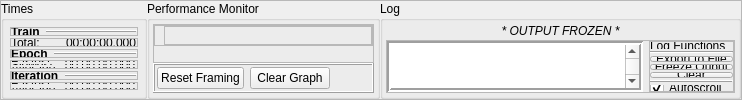
      <widget class="QFrame" name="frame_24">
       <property name="sizePolicy">
        <sizepolicy hsizetype="Preferred" vsizetype="Ignored">
         <horstretch>0</horstretch>
         <verstretch>0</verstretch>
        </sizepolicy>
       </property>
       <property name="frameShape">
        <enum>QFrame::StyledPanel</enum>
       </property>
       <property name="frameShadow">
        <enum>QFrame::Raised</enum>
       </property>
       <layout class="QHBoxLayout" name="horizontalLayout_32">
        <property name="spacing">
         <number>0</number>
        </property>
        <property name="leftMargin">
         <number>0</number>
        </property>
        <property name="topMargin">
         <number>0</number>
        </property>
        <property name="rightMargin">
         <number>0</number>
        </property>
        <property name="bottomMargin">
         <number>0</number>
        </property>
        <item>
         <widget class="QGroupBox" name="times_group">
          <property name="sizePolicy">
           <sizepolicy hsizetype="Maximum" vsizetype="Ignored">
            <horstretch>0</horstretch>
            <verstretch>0</verstretch>
           </sizepolicy>
          </property>
          <property name="title">
           <string>Times</string>
          </property>
          <layout class="QVBoxLayout" name="verticalLayout_30">
           <property name="spacing">
            <number>2</number>
           </property>
           <property name="leftMargin">
            <number>6</number>
           </property>
           <property name="topMargin">
            <number>6</number>
           </property>
           <property name="rightMargin">
            <number>6</number>
           </property>
           <property name="bottomMargin">
            <number>6</number>
           </property>
           <item>
            <widget class="QFrame" name="frame_36">
             <property name="frameShape">
              <enum>QFrame::StyledPanel</enum>
             </property>
             <property name="frameShadow">
              <enum>QFrame::Raised</enum>
             </property>
             <layout class="QHBoxLayout" name="horizontalLayout_36">
              <property name="leftMargin">
               <number>0</number>
              </property>
              <property name="topMargin">
               <number>0</number>
              </property>
              <property name="rightMargin">
               <number>0</number>
              </property>
              <property name="bottomMargin">
               <number>0</number>
              </property>
              <item>
               <widget class="QLabel" name="label_55">
                <property name="sizePolicy">
                 <sizepolicy hsizetype="Maximum" vsizetype="Fixed">
                  <horstretch>0</horstretch>
                  <verstretch>0</verstretch>
                 </sizepolicy>
                </property>
                <property name="font">
                 <font>
                  <bold>true</bold>
                 </font>
                </property>
                <property name="text">
                 <string>Train</string>
                </property>
               </widget>
              </item>
              <item>
               <widget class="Line" name="line_10">
                <property name="frameShadow">
                 <enum>QFrame::Raised</enum>
                </property>
                <property name="orientation">
                 <enum>Qt::Horizontal</enum>
                </property>
               </widget>
              </item>
             </layout>
            </widget>
           </item>
           <item>
            <widget class="QFrame" name="frame_37">
             <property name="sizePolicy">
              <sizepolicy hsizetype="Preferred" vsizetype="Maximum">
               <horstretch>0</horstretch>
               <verstretch>0</verstretch>
              </sizepolicy>
             </property>
             <property name="frameShape">
              <enum>QFrame::StyledPanel</enum>
             </property>
             <property name="frameShadow">
              <enum>QFrame::Raised</enum>
             </property>
             <layout class="QFormLayout" name="formLayout_19">
              <property name="horizontalSpacing">
               <number>6</number>
              </property>
              <property name="verticalSpacing">
               <number>2</number>
              </property>
              <property name="leftMargin">
               <number>0</number>
              </property>
              <property name="topMargin">
               <number>0</number>
              </property>
              <property name="rightMargin">
               <number>0</number>
              </property>
              <property name="bottomMargin">
               <number>0</number>
              </property>
              <item row="0" column="1">
               <widget class="QLabel" name="performance_time_total">
                <property name="text">
                 <string>00:00:00.000</string>
                </property>
               </widget>
              </item>
              <item row="0" column="0">
               <widget class="QLabel" name="label_56">
                <property name="sizePolicy">
                 <sizepolicy hsizetype="Preferred" vsizetype="Fixed">
                  <horstretch>0</horstretch>
                  <verstretch>0</verstretch>
                 </sizepolicy>
                </property>
                <property name="text">
                 <string>Total:      </string>
                </property>
               </widget>
              </item>
             </layout>
            </widget>
           </item>
           <item>
            <widget class="QFrame" name="frame_34">
             <property name="frameShape">
              <enum>QFrame::StyledPanel</enum>
             </property>
             <property name="frameShadow">
              <enum>QFrame::Raised</enum>
             </property>
             <layout class="QHBoxLayout" name="horizontalLayout_34">
              <property name="leftMargin">
               <number>0</number>
              </property>
              <property name="topMargin">
               <number>0</number>
              </property>
              <property name="rightMargin">
               <number>0</number>
              </property>
              <property name="bottomMargin">
               <number>0</number>
              </property>
              <item>
               <widget class="QLabel" name="label_48">
                <property name="sizePolicy">
                 <sizepolicy hsizetype="Maximum" vsizetype="Fixed">
                  <horstretch>0</horstretch>
                  <verstretch>0</verstretch>
                 </sizepolicy>
                </property>
                <property name="font">
                 <font>
                  <bold>true</bold>
                 </font>
                </property>
                <property name="text">
                 <string>Epoch</string>
                </property>
               </widget>
              </item>
              <item>
               <widget class="Line" name="line_8">
                <property name="frameShadow">
                 <enum>QFrame::Raised</enum>
                </property>
                <property name="orientation">
                 <enum>Qt::Horizontal</enum>
                </property>
               </widget>
              </item>
             </layout>
            </widget>
           </item>
           <item>
            <widget class="QFrame" name="frame_30">
             <property name="sizePolicy">
              <sizepolicy hsizetype="Preferred" vsizetype="Maximum">
               <horstretch>0</horstretch>
               <verstretch>0</verstretch>
              </sizepolicy>
             </property>
             <property name="frameShape">
              <enum>QFrame::StyledPanel</enum>
             </property>
             <property name="frameShadow">
              <enum>QFrame::Raised</enum>
             </property>
             <layout class="QFormLayout" name="formLayout_17">
              <property name="horizontalSpacing">
               <number>6</number>
              </property>
              <property name="verticalSpacing">
               <number>2</number>
              </property>
              <property name="leftMargin">
               <number>0</number>
              </property>
              <property name="topMargin">
               <number>0</number>
              </property>
              <property name="rightMargin">
               <number>0</number>
              </property>
              <property name="bottomMargin">
               <number>0</number>
              </property>
              <item row="0" column="0">
               <widget class="QLabel" name="label_47">
                <property name="sizePolicy">
                 <sizepolicy hsizetype="Preferred" vsizetype="Fixed">
                  <horstretch>0</horstretch>
                  <verstretch>0</verstretch>
                 </sizepolicy>
                </property>
                <property name="text">
                 <string>Fastest:</string>
                </property>
               </widget>
              </item>
              <item row="0" column="1">
               <widget class="QLabel" name="performance_epoch_fastest">
                <property name="text">
                 <string>00:00:00.000</string>
                </property>
               </widget>
              </item>
              <item row="1" column="0">
               <widget class="QLabel" name="label_50">
                <property name="sizePolicy">
                 <sizepolicy hsizetype="Preferred" vsizetype="Fixed">
                  <horstretch>0</horstretch>
                  <verstretch>0</verstretch>
                 </sizepolicy>
                </property>
                <property name="text">
                 <string>Slowest:</string>
                </property>
               </widget>
              </item>
              <item row="1" column="1">
               <widget class="QLabel" name="performance_epoch_slowest">
                <property name="text">
                 <string>00:00:00.000</string>
                </property>
               </widget>
              </item>
              <item row="2" column="0">
               <widget class="QLabel" name="label_51">
                <property name="sizePolicy">
                 <sizepolicy hsizetype="Preferred" vsizetype="Fixed">
                  <horstretch>0</horstretch>
                  <verstretch>0</verstretch>
                 </sizepolicy>
                </property>
                <property name="text">
                 <string>Average:</string>
                </property>
               </widget>
              </item>
              <item row="2" column="1">
               <widget class="QLabel" name="performance_epoch_average">
                <property name="text">
                 <string>00:00:00.000</string>
                </property>
               </widget>
              </item>
             </layout>
            </widget>
           </item>
           <item>
            <widget class="QFrame" name="frame_35">
             <property name="frameShape">
              <enum>QFrame::StyledPanel</enum>
             </property>
             <property name="frameShadow">
              <enum>QFrame::Raised</enum>
             </property>
             <layout class="QHBoxLayout" name="horizontalLayout_35">
              <property name="leftMargin">
               <number>0</number>
              </property>
              <property name="topMargin">
               <number>0</number>
              </property>
              <property name="rightMargin">
               <number>0</number>
              </property>
              <property name="bottomMargin">
               <number>0</number>
              </property>
              <item>
               <widget class="QLabel" name="label_49">
                <property name="sizePolicy">
                 <sizepolicy hsizetype="Maximum" vsizetype="Fixed">
                  <horstretch>0</horstretch>
                  <verstretch>0</verstretch>
                 </sizepolicy>
                </property>
                <property name="font">
                 <font>
                  <bold>true</bold>
                 </font>
                </property>
                <property name="text">
                 <string>Iteration</string>
                </property>
               </widget>
              </item>
              <item>
               <widget class="Line" name="line_9">
                <property name="frameShadow">
                 <enum>QFrame::Raised</enum>
                </property>
                <property name="orientation">
                 <enum>Qt::Horizontal</enum>
                </property>
               </widget>
              </item>
             </layout>
            </widget>
           </item>
           <item>
            <widget class="QFrame" name="frame_32">
             <property name="sizePolicy">
              <sizepolicy hsizetype="Preferred" vsizetype="Maximum">
               <horstretch>0</horstretch>
               <verstretch>0</verstretch>
              </sizepolicy>
             </property>
             <property name="frameShape">
              <enum>QFrame::StyledPanel</enum>
             </property>
             <property name="frameShadow">
              <enum>QFrame::Raised</enum>
             </property>
             <layout class="QFormLayout" name="formLayout_18">
              <property name="horizontalSpacing">
               <number>6</number>
              </property>
              <property name="verticalSpacing">
               <number>2</number>
              </property>
              <property name="leftMargin">
               <number>0</number>
              </property>
              <property name="topMargin">
               <number>0</number>
              </property>
              <property name="rightMargin">
               <number>0</number>
              </property>
              <property name="bottomMargin">
               <number>0</number>
              </property>
              <item row="0" column="0">
               <widget class="QLabel" name="label_52">
                <property name="sizePolicy">
                 <sizepolicy hsizetype="Preferred" vsizetype="Fixed">
                  <horstretch>0</horstretch>
                  <verstretch>0</verstretch>
                 </sizepolicy>
                </property>
                <property name="text">
                 <string>Fastest:</string>
                </property>
               </widget>
              </item>
              <item row="0" column="1">
               <widget class="QLabel" name="performance_iter_fastest">
                <property name="text">
                 <string>00:00:00.000</string>
                </property>
               </widget>
              </item>
              <item row="1" column="0">
               <widget class="QLabel" name="label_53">
                <property name="sizePolicy">
                 <sizepolicy hsizetype="Preferred" vsizetype="Fixed">
                  <horstretch>0</horstretch>
                  <verstretch>0</verstretch>
                 </sizepolicy>
                </property>
                <property name="text">
                 <string>Slowest:</string>
                </property>
               </widget>
              </item>
              <item row="1" column="1">
               <widget class="QLabel" name="performance_iter_slowest">
                <property name="text">
                 <string>00:00:00.000</string>
                </property>
               </widget>
              </item>
              <item row="2" column="0">
               <widget class="QLabel" name="label_54">
                <property name="sizePolicy">
                 <sizepolicy hsizetype="Preferred" vsizetype="Fixed">
                  <horstretch>0</horstretch>
                  <verstretch>0</verstretch>
                 </sizepolicy>
                </property>
                <property name="text">
                 <string>Average:</string>
                </property>
               </widget>
              </item>
              <item row="2" column="1">
               <widget class="QLabel" name="performance_iter_average">
                <property name="text">
                 <string>00:00:00.000</string>
                </property>
               </widget>
              </item>
             </layout>
            </widget>
           </item>
           <item>
            <spacer name="verticalSpacer_7">
             <property name="orientation">
              <enum>Qt::Vertical</enum>
             </property>
             <property name="sizeHint" stdset="0">
              <size>
               <width>20</width>
               <height>40</height>
              </size>
             </property>
            </spacer>
           </item>
          </layout>
         </widget>
        </item>
        <item>
         <widget class="QGroupBox" name="performance_monitor_group">
          <property name="title">
           <string>Performance Monitor</string>
          </property>
          <layout class="QVBoxLayout" name="verticalLayout_26">
           <property name="spacing">
            <number>0</number>
           </property>
           <property name="leftMargin">
            <number>3</number>
           </property>
           <property name="topMargin">
            <number>3</number>
           </property>
           <property name="rightMargin">
            <number>3</number>
           </property>
           <property name="bottomMargin">
            <number>3</number>
           </property>
           <item>
            <widget class="QFrame" name="frame_33">
             <property name="frameShape">
              <enum>QFrame::StyledPanel</enum>
             </property>
             <property name="frameShadow">
              <enum>QFrame::Raised</enum>
             </property>
             <layout class="QVBoxLayout" name="verticalLayout_29">
              <property name="spacing">
               <number>2</number>
              </property>
              <property name="leftMargin">
               <number>0</number>
              </property>
              <property name="topMargin">
               <number>0</number>
              </property>
              <property name="rightMargin">
               <number>0</number>
              </property>
              <property name="bottomMargin">
               <number>0</number>
              </property>
              <item>
               <widget class="QFrame" name="frame_27">
                <property name="frameShape">
                 <enum>QFrame::StyledPanel</enum>
                </property>
                <property name="frameShadow">
                 <enum>QFrame::Raised</enum>
                </property>
                <layout class="QHBoxLayout" name="horizontalLayout_37">
                 <property name="spacing">
                  <number>2</number>
                 </property>
                 <property name="leftMargin">
                  <number>0</number>
                 </property>
                 <property name="topMargin">
                  <number>0</number>
                 </property>
                 <property name="rightMargin">
                  <number>0</number>
                 </property>
                 <property name="bottomMargin">
                  <number>0</number>
                 </property>
                 <item>
                  <widget class="QLabel" name="perf_graph_time_label">
                   <property name="sizePolicy">
                    <sizepolicy hsizetype="Maximum" vsizetype="Preferred">
                     <horstretch>0</horstretch>
                     <verstretch>0</verstretch>
                    </sizepolicy>
                   </property>
                   <property name="text">
                    <string/>
                   </property>
                   <property name="alignment">
                    <set>Qt::AlignCenter</set>
                   </property>
                  </widget>
                 </item>
                 <item>
                  <widget class="QFrame" name="perf_graph_layout_frame">
                   <property name="frameShape">
                    <enum>QFrame::StyledPanel</enum>
                   </property>
                   <property name="frameShadow">
                    <enum>QFrame::Raised</enum>
                   </property>
                   <layout class="QVBoxLayout" name="performance_graph_layout">
                    <property name="leftMargin">
                     <number>0</number>
                    </property>
                    <property name="topMargin">
                     <number>0</number>
                    </property>
                    <property name="rightMargin">
                     <number>0</number>
                    </property>
                    <property name="bottomMargin">
                     <number>0</number>
                    </property>
                   </layout>
                  </widget>
                 </item>
                </layout>
               </widget>
              </item>
              <item>
               <widget class="QLabel" name="perf_graph_epoch_label">
                <property name="sizePolicy">
                 <sizepolicy hsizetype="Preferred" vsizetype="Maximum">
                  <horstretch>0</horstretch>
                  <verstretch>0</verstretch>
                 </sizepolicy>
                </property>
                <property name="text">
                 <string/>
                </property>
                <property name="alignment">
                 <set>Qt::AlignCenter</set>
                </property>
               </widget>
              </item>
             </layout>
            </widget>
           </item>
           <item>
            <widget class="QFrame" name="frame_26">
             <property name="sizePolicy">
              <sizepolicy hsizetype="Preferred" vsizetype="Maximum">
               <horstretch>0</horstretch>
               <verstretch>0</verstretch>
              </sizepolicy>
             </property>
             <property name="frameShape">
              <enum>QFrame::Box</enum>
             </property>
             <property name="frameShadow">
              <enum>QFrame::Raised</enum>
             </property>
             <layout class="QHBoxLayout" name="horizontalLayout_33">
              <property name="leftMargin">
               <number>2</number>
              </property>
              <property name="topMargin">
               <number>2</number>
              </property>
              <property name="rightMargin">
               <number>2</number>
              </property>
              <property name="bottomMargin">
               <number>2</number>
              </property>
              <item>
               <widget class="QPushButton" name="performance_graph_reset_framing">
                <property name="text">
                 <string>Reset Framing</string>
                </property>
               </widget>
              </item>
              <item>
               <widget class="QPushButton" name="performance_graph_clear">
                <property name="text">
                 <string>Clear Graph</string>
                </property>
               </widget>
              </item>
              <item>
               <spacer name="horizontalSpacer_6">
                <property name="orientation">
                 <enum>Qt::Horizontal</enum>
                </property>
                <property name="sizeHint" stdset="0">
                 <size>
                  <width>40</width>
                  <height>20</height>
                 </size>
                </property>
               </spacer>
              </item>
             </layout>
            </widget>
           </item>
          </layout>
         </widget>
        </item>
        <item>
         <widget class="QGroupBox" name="output_log_group">
          <property name="sizePolicy">
           <sizepolicy hsizetype="Preferred" vsizetype="Ignored">
            <horstretch>0</horstretch>
            <verstretch>0</verstretch>
           </sizepolicy>
          </property>
          <property name="title">
           <string>Log</string>
          </property>
          <layout class="QVBoxLayout" name="verticalLayout_9">
           <property name="spacing">
            <number>2</number>
           </property>
           <property name="leftMargin">
            <number>3</number>
           </property>
           <property name="topMargin">
            <number>3</number>
           </property>
           <property name="rightMargin">
            <number>3</number>
           </property>
           <property name="bottomMargin">
            <number>3</number>
           </property>
           <item>
            <widget class="QLabel" name="log_output_frozen_header">
             <property name="font">
              <font>
               <italic>true</italic>
               <bold>false</bold>
              </font>
             </property>
             <property name="text">
              <string>* OUTPUT FROZEN *</string>
             </property>
             <property name="alignment">
              <set>Qt::AlignCenter</set>
             </property>
            </widget>
           </item>
           <item>
            <widget class="QFrame" name="frame_9">
             <property name="frameShape">
              <enum>QFrame::StyledPanel</enum>
             </property>
             <property name="frameShadow">
              <enum>QFrame::Raised</enum>
             </property>
             <layout class="QHBoxLayout" name="horizontalLayout_29">
              <property name="leftMargin">
               <number>0</number>
              </property>
              <property name="topMargin">
               <number>0</number>
              </property>
              <property name="rightMargin">
               <number>0</number>
              </property>
              <property name="bottomMargin">
               <number>0</number>
              </property>
              <item>
               <widget class="QTextEdit" name="output_log">
                <property name="sizePolicy">
                 <sizepolicy hsizetype="Expanding" vsizetype="Preferred">
                  <horstretch>0</horstretch>
                  <verstretch>0</verstretch>
                 </sizepolicy>
                </property>
                <property name="frameShape">
                 <enum>QFrame::Box</enum>
                </property>
                <property name="lineWidth">
                 <number>2</number>
                </property>
                <property name="verticalScrollBarPolicy">
                 <enum>Qt::ScrollBarAlwaysOn</enum>
                </property>
                <property name="sizeAdjustPolicy">
                 <enum>QAbstractScrollArea::AdjustIgnored</enum>
                </property>
                <property name="documentTitle">
                 <string/>
                </property>
                <property name="lineWrapMode">
                 <enum>QTextEdit::NoWrap</enum>
                </property>
                <property name="readOnly">
                 <bool>true</bool>
                </property>
               </widget>
              </item>
              <item>
               <widget class="QFrame" name="frame_15">
                <property name="frameShape">
                 <enum>QFrame::StyledPanel</enum>
                </property>
                <property name="frameShadow">
                 <enum>QFrame::Raised</enum>
                </property>
                <layout class="QVBoxLayout" name="verticalLayout_23">
                 <property name="spacing">
                  <number>2</number>
                 </property>
                 <property name="leftMargin">
                  <number>0</number>
                 </property>
                 <property name="topMargin">
                  <number>0</number>
                 </property>
                 <property name="rightMargin">
                  <number>0</number>
                 </property>
                 <property name="bottomMargin">
                  <number>0</number>
                 </property>
                 <item>
                  <widget class="QLabel" name="label_39">
                   <property name="text">
                    <string>Log Functions</string>
                   </property>
                  </widget>
                 </item>
                 <item>
                  <widget class="Line" name="line_5">
                   <property name="orientation">
                    <enum>Qt::Horizontal</enum>
                   </property>
                  </widget>
                 </item>
                 <item>
                  <widget class="QPushButton" name="export_output_log">
                   <property name="text">
                    <string>Export to File</string>
                   </property>
                  </widget>
                 </item>
                 <item>
                  <widget class="QPushButton" name="freeze_output_log">
                   <property name="text">
                    <string>Freeze Ouput</string>
                   </property>
                  </widget>
                 </item>
                 <item>
                  <widget class="QPushButton" name="clear_output_log">
                   <property name="text">
                    <string>Clear</string>
                   </property>
                  </widget>
                 </item>
                 <item>
                  <widget class="Line" name="line_7">
                   <property name="frameShadow">
                    <enum>QFrame::Raised</enum>
                   </property>
                   <property name="orientation">
                    <enum>Qt::Horizontal</enum>
                   </property>
                  </widget>
                 </item>
                 <item>
                  <widget class="QCheckBox" name="autoscroll_log">
                   <property name="sizePolicy">
                    <sizepolicy hsizetype="Maximum" vsizetype="Fixed">
                     <horstretch>0</horstretch>
                     <verstretch>0</verstretch>
                    </sizepolicy>
                   </property>
                   <property name="text">
                    <string>Autoscroll</string>
                   </property>
                   <property name="checked">
                    <bool>true</bool>
                   </property>
                  </widget>
                 </item>
                 <item>
                  <spacer name="verticalSpacer_6">
                   <property name="orientation">
                    <enum>Qt::Vertical</enum>
                   </property>
                   <property name="sizeHint" stdset="0">
                    <size>
                     <width>20</width>
                     <height>40</height>
                    </size>
                   </property>
                  </spacer>
                 </item>
                </layout>
               </widget>
              </item>
             </layout>
            </widget>
           </item>
          </layout>
         </widget>
        </item>
       </layout>
      </widget>
